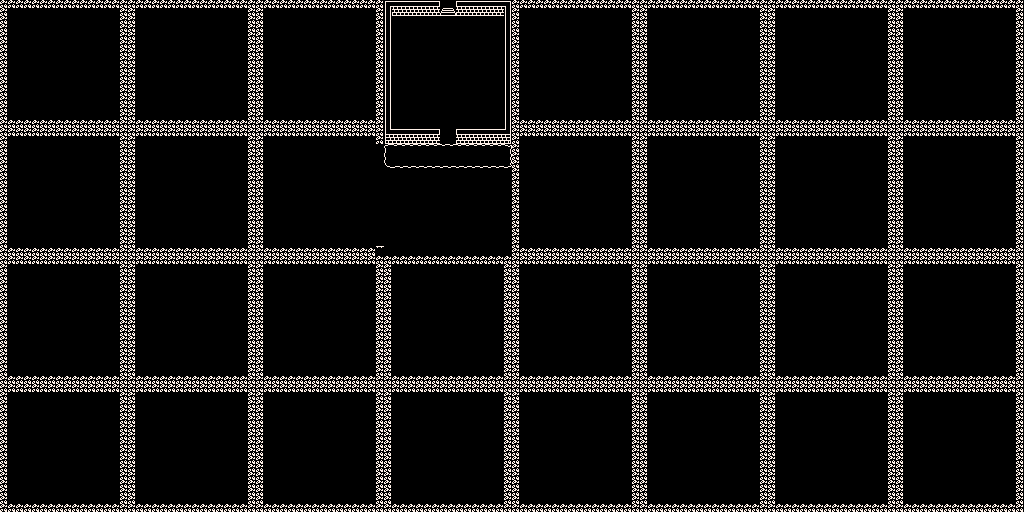

Tiled map render using the project's own tile images. Description and the map definition, with tile-layer contents summarised, below:
An orthogonal 128x64 tile map with 8x8 px tiles, 1 tile layer (Grass), 2 tilesets and 119 objects.

<map version="1.2" tiledversion="1.3.1" orientation="orthogonal" renderorder="left-down" compressionlevel="0" width="128" height="64" tilewidth="8" tileheight="8" infinite="0" backgroundcolor="#000000" nextlayerid="7" nextobjectid="232">
 <tileset firstgid="1" source="CollisionTileset.tsx" />
 <tileset firstgid="3" source="Overworld.tsx" />
 <layer id="5" name="Grass" width="128" height="64">
  <data>[8192 cells, 1923 non-empty, 26 distinct tile ids]</data>
 </layer>
 <objectgroup id="6" name="GameObjects">
  <object id="227" gid="14" x="440" y="136" width="8" height="8" />
  <object id="229" gid="129" x="440" y="16" width="8" height="8" />
  <object id="230" gid="35" x="456" y="200" width="8" height="8" />
  <object id="231" gid="22" x="432" y="208" width="8" height="8" />
 </objectgroup>
 <objectgroup id="4" name="CollisionObjects">
  <object id="100" gid="2" x="384" y="136" width="8" height="8" />
  <object id="101" gid="2" x="392" y="136" width="8" height="8" />
  <object id="102" gid="2" x="400" y="136" width="8" height="8" />
  <object id="103" gid="2" x="408" y="136" width="8" height="8" />
  <object id="104" gid="2" x="416" y="136" width="8" height="8" />
  <object id="105" gid="2" x="424" y="136" width="8" height="8" />
  <object id="106" gid="2" x="432" y="136" width="8" height="8" />
  <object id="109" gid="2" x="456" y="136" width="8" height="8" />
  <object id="110" gid="2" x="464" y="136" width="8" height="8" />
  <object id="111" gid="2" x="472" y="136" width="8" height="8" />
  <object id="112" gid="2" x="480" y="136" width="8" height="8" />
  <object id="113" gid="2" x="488" y="136" width="8" height="8" />
  <object id="114" gid="2" x="496" y="136" width="8" height="8" />
  <object id="115" gid="2" x="504" y="136" width="8" height="8" />
  <object id="116" gid="2" x="504" y="144" width="8" height="8" />
  <object id="117" gid="2" x="504" y="152" width="8" height="8" />
  <object id="118" gid="2" x="504" y="160" width="8" height="8" />
  <object id="119" gid="2" x="504" y="176" width="8" height="8" />
  <object id="120" gid="2" x="504" y="168" width="8" height="8" />
  <object id="121" gid="2" x="504" y="184" width="8" height="8" />
  <object id="122" gid="2" x="504" y="192" width="8" height="8" />
  <object id="123" gid="2" x="504" y="200" width="8" height="8" />
  <object id="124" gid="2" x="504" y="208" width="8" height="8" />
  <object id="125" gid="2" x="504" y="216" width="8" height="8" />
  <object id="126" gid="2" x="504" y="224" width="8" height="8" />
  <object id="127" gid="2" x="504" y="232" width="8" height="8" />
  <object id="128" gid="2" x="504" y="240" width="8" height="8" />
  <object id="129" gid="2" x="504" y="248" width="8" height="8" />
  <object id="130" gid="2" x="504" y="256" width="8" height="8" />
  <object id="131" gid="2" x="496" y="256" width="8" height="8" />
  <object id="132" gid="2" x="488" y="256" width="8" height="8" />
  <object id="133" gid="2" x="480" y="256" width="8" height="8" />
  <object id="134" gid="2" x="472" y="256" width="8" height="8" />
  <object id="135" gid="2" x="464" y="256" width="8" height="8" />
  <object id="136" gid="2" x="456" y="256" width="8" height="8" />
  <object id="137" gid="2" x="448" y="256" width="8" height="8" />
  <object id="138" gid="2" x="440" y="256" width="8" height="8" />
  <object id="139" gid="2" x="432" y="256" width="8" height="8" />
  <object id="140" gid="2" x="424" y="256" width="8" height="8" />
  <object id="141" gid="2" x="416" y="256" width="8" height="8" />
  <object id="142" gid="2" x="408" y="256" width="8" height="8" />
  <object id="143" gid="2" x="400" y="256" width="8" height="8" />
  <object id="144" gid="2" x="392" y="256" width="8" height="8" />
  <object id="145" gid="2" x="384" y="256" width="8" height="8" />
  <object id="146" gid="2" x="384" y="248" width="8" height="8" />
  <object id="147" gid="2" x="384" y="144" width="8" height="8" />
  <object id="154" gid="2" x="456" y="200" width="8" height="8" />
  <object id="157" gid="2" x="392" y="144" width="8" height="8" />
  <object id="158" gid="2" x="400" y="144" width="8" height="8" />
  <object id="159" gid="2" x="408" y="144" width="8" height="8" />
  <object id="160" gid="2" x="416" y="144" width="8" height="8" />
  <object id="161" gid="2" x="424" y="144" width="8" height="8" />
  <object id="162" gid="2" x="432" y="144" width="8" height="8" />
  <object id="163" gid="2" x="456" y="144" width="8" height="8" />
  <object id="164" gid="2" x="464" y="144" width="8" height="8" />
  <object id="165" gid="2" x="472" y="144" width="8" height="8" />
  <object id="166" gid="2" x="480" y="144" width="8" height="8" />
  <object id="167" gid="2" x="488" y="144" width="8" height="8" />
  <object id="168" gid="2" x="496" y="144" width="8" height="8" />
  <object id="169" gid="2" x="384" y="128" width="8" height="8" />
  <object id="170" gid="2" x="384" y="120" width="8" height="8" />
  <object id="171" gid="2" x="384" y="112" width="8" height="8" />
  <object id="172" gid="2" x="384" y="104" width="8" height="8" />
  <object id="173" gid="2" x="384" y="88" width="8" height="8" />
  <object id="174" gid="2" x="384" y="96" width="8" height="8" />
  <object id="175" gid="2" x="384" y="80" width="8" height="8" />
  <object id="176" gid="2" x="384" y="72" width="8" height="8" />
  <object id="177" gid="2" x="384" y="64" width="8" height="8" />
  <object id="178" gid="2" x="384" y="56" width="8" height="8" />
  <object id="179" gid="2" x="384" y="48" width="8" height="8" />
  <object id="180" gid="2" x="384" y="40" width="8" height="8" />
  <object id="181" gid="2" x="384" y="32" width="8" height="8" />
  <object id="182" gid="2" x="384" y="24" width="8" height="8" />
  <object id="183" gid="2" x="384" y="16" width="8" height="8" />
  <object id="184" gid="2" x="384" y="8" width="8" height="8" />
  <object id="185" gid="2" x="392" y="8" width="8" height="8" />
  <object id="187" gid="2" x="392" y="16" width="8" height="8" />
  <object id="188" gid="2" x="400" y="16" width="8" height="8" />
  <object id="189" gid="2" x="400" y="8" width="8" height="8" />
  <object id="190" gid="2" x="408" y="8" width="8" height="8" />
  <object id="191" gid="2" x="408" y="16" width="8" height="8" />
  <object id="192" gid="2" x="416" y="16" width="8" height="8" />
  <object id="193" gid="2" x="416" y="8" width="8" height="8" />
  <object id="194" gid="2" x="424" y="8" width="8" height="8" />
  <object id="195" gid="2" x="424" y="16" width="8" height="8" />
  <object id="196" gid="2" x="432" y="16" width="8" height="8" />
  <object id="197" gid="2" x="432" y="8" width="8" height="8" />
  <object id="198" gid="2" x="456" y="8" width="8" height="8" />
  <object id="199" gid="2" x="456" y="16" width="8" height="8" />
  <object id="200" gid="2" x="464" y="16" width="8" height="8" />
  <object id="201" gid="2" x="464" y="8" width="8" height="8" />
  <object id="202" gid="2" x="472" y="8" width="8" height="8" />
  <object id="203" gid="2" x="480" y="8" width="8" height="8" />
  <object id="204" gid="2" x="488" y="8" width="8" height="8" />
  <object id="205" gid="2" x="496" y="8" width="8" height="8" />
  <object id="206" gid="2" x="496" y="16" width="8" height="8" />
  <object id="207" gid="2" x="488" y="16" width="8" height="8" />
  <object id="209" gid="2" x="472" y="16" width="8" height="8" />
  <object id="210" gid="2" x="480" y="16" width="8" height="8" />
  <object id="211" gid="2" x="504" y="8" width="8" height="8" />
  <object id="212" gid="2" x="504" y="16" width="8" height="8" />
  <object id="213" gid="2" x="504" y="24" width="8" height="8" />
  <object id="214" gid="2" x="504" y="32" width="8" height="8" />
  <object id="215" gid="2" x="504" y="40" width="8" height="8" />
  <object id="216" gid="2" x="504" y="48" width="8" height="8" />
  <object id="217" gid="2" x="504" y="56" width="8" height="8" />
  </objectgroup>
</map>
<!-- 9 of 119 objects omitted -->
